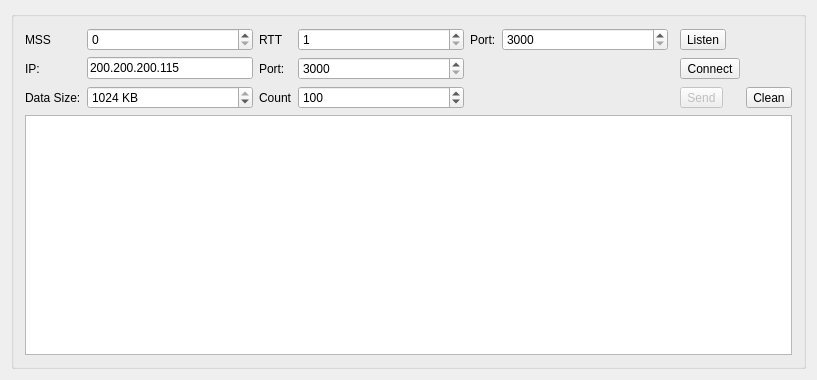
<?xml version="1.0" encoding="UTF-8"?>
<ui version="4.0">
 <class>UDTClass</class>
 <widget class="QWidget" name="UDTClass">
  <property name="geometry">
   <rect>
    <x>0</x>
    <y>0</y>
    <width>817</width>
    <height>380</height>
   </rect>
  </property>
  <property name="windowTitle">
   <string>UDT</string>
  </property>
  <layout class="QGridLayout" name="gridLayout">
   <item row="0" column="0">
    <widget class="QGroupBox" name="groupBox">
     <property name="title">
      <string/>
     </property>
     <layout class="QGridLayout" name="gridLayout_2">
      <item row="0" column="0">
       <widget class="QLabel" name="label_3">
        <property name="text">
         <string>MSS</string>
        </property>
       </widget>
      </item>
      <item row="0" column="2">
       <widget class="QLabel" name="label_4">
        <property name="text">
         <string>RTT</string>
        </property>
       </widget>
      </item>
      <item row="0" column="7">
       <widget class="QToolButton" name="toolButtonListen">
        <property name="text">
         <string>Listen</string>
        </property>
       </widget>
      </item>
      <item row="1" column="0">
       <widget class="QLabel" name="label">
        <property name="text">
         <string>IP:</string>
        </property>
       </widget>
      </item>
      <item row="1" column="1">
       <widget class="QLineEdit" name="lineEditIP">
        <property name="text">
         <string>200.200.200.115</string>
        </property>
       </widget>
      </item>
      <item row="1" column="2">
       <widget class="QLabel" name="label_2">
        <property name="text">
         <string>Port:</string>
        </property>
       </widget>
      </item>
      <item row="1" column="3">
       <widget class="QSpinBox" name="spinBoxRemotePort">
        <property name="minimum">
         <number>3000</number>
        </property>
        <property name="maximum">
         <number>65535</number>
        </property>
        <property name="value">
         <number>3000</number>
        </property>
       </widget>
      </item>
      <item row="3" column="0" colspan="9">
       <widget class="QTextBrowser" name="textBrowser"/>
      </item>
      <item row="2" column="0">
       <widget class="QLabel" name="label_5">
        <property name="text">
         <string>Data Size:</string>
        </property>
       </widget>
      </item>
      <item row="2" column="2">
       <widget class="QLabel" name="labelCount">
        <property name="text">
         <string>Count</string>
        </property>
       </widget>
      </item>
      <item row="2" column="3">
       <widget class="QSpinBox" name="spinBoxSendCount">
        <property name="maximum">
         <number>1000000</number>
        </property>
        <property name="value">
         <number>100</number>
        </property>
       </widget>
      </item>
      <item row="2" column="7">
       <widget class="QToolButton" name="toolButtonSend">
        <property name="enabled">
         <bool>false</bool>
        </property>
        <property name="text">
         <string>Send</string>
        </property>
       </widget>
      </item>
      <item row="2" column="1">
       <widget class="QSpinBox" name="spinBoxDataSize">
        <property name="suffix">
         <string> KB</string>
        </property>
        <property name="maximum">
         <number>1024</number>
        </property>
        <property name="value">
         <number>1024</number>
        </property>
       </widget>
      </item>
      <item row="0" column="1">
       <widget class="QSpinBox" name="spinBoxMSS">
        <property name="sizePolicy">
         <sizepolicy hsizetype="Expanding" vsizetype="Fixed">
          <horstretch>0</horstretch>
          <verstretch>0</verstretch>
         </sizepolicy>
        </property>
        <property name="minimum">
         <number>0</number>
        </property>
        <property name="maximum">
         <number>2000</number>
        </property>
       </widget>
      </item>
      <item row="0" column="3">
       <widget class="QSpinBox" name="spinBox">
        <property name="sizePolicy">
         <sizepolicy hsizetype="Expanding" vsizetype="Fixed">
          <horstretch>0</horstretch>
          <verstretch>0</verstretch>
         </sizepolicy>
        </property>
        <property name="minimum">
         <number>1</number>
        </property>
        <property name="maximum">
         <number>2000</number>
        </property>
       </widget>
      </item>
      <item row="0" column="4">
       <widget class="QLabel" name="label_6">
        <property name="text">
         <string>Port:</string>
        </property>
       </widget>
      </item>
      <item row="0" column="5">
       <widget class="QSpinBox" name="spinBoxLocalPort">
        <property name="sizePolicy">
         <sizepolicy hsizetype="Expanding" vsizetype="Fixed">
          <horstretch>0</horstretch>
          <verstretch>0</verstretch>
         </sizepolicy>
        </property>
        <property name="minimum">
         <number>3000</number>
        </property>
        <property name="maximum">
         <number>65535</number>
        </property>
       </widget>
      </item>
      <item row="2" column="8">
       <widget class="QToolButton" name="toolButtonClean">
        <property name="text">
         <string>Clean</string>
        </property>
       </widget>
      </item>
      <item row="1" column="7">
       <widget class="QToolButton" name="toolButtonConnect">
        <property name="text">
         <string>Connect</string>
        </property>
       </widget>
      </item>
     </layout>
    </widget>
   </item>
  </layout>
 </widget>
 <layoutdefault spacing="6" margin="11"/>
 <resources/>
 <connections/>
</ui>
